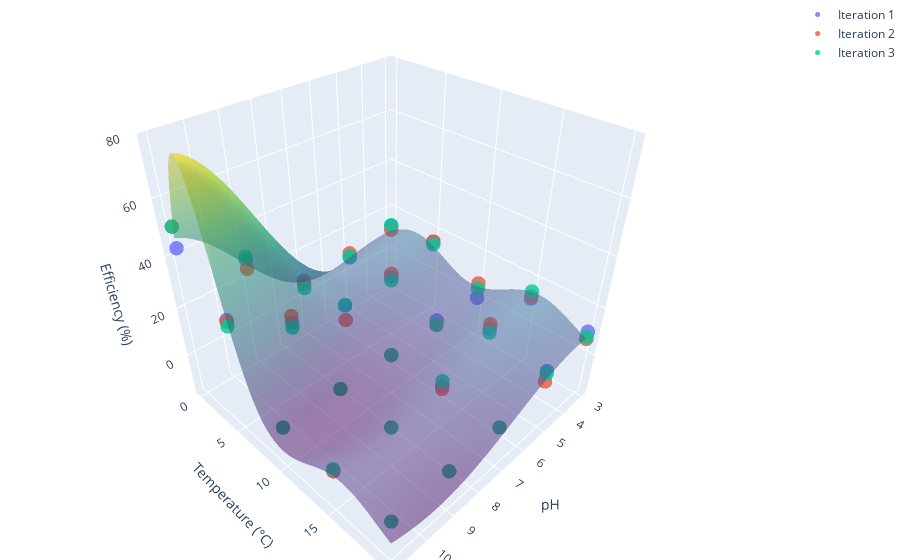

Notebook cell for this chart:
### Code cell
# Create a 3D plot with the points that have been tested
fig = go.Figure()

# Iterate through each iteration and add a separate trace
for iteration in df['iteration'].unique():
    df_iter = df[df['iteration'] == iteration]
    fig.add_trace(go.Scatter3d(
        x=df_iter['pH'],
        y=df_iter['temperature'],
        z=df_iter['efficiency'],
        mode='markers',
        name=f'Iteration {iteration}',
        marker=dict(
            size=5,
            opacity=0.8
        )
    ))
    
    
# plot the real function
fig.add_trace(go.Surface(
    z=efficiency,
    x=pH_mesh,
    y=temperature_mesh,
    colorscale='Viridis',
    opacity=0.5,
    showscale=False
))

fig.update_layout(
    title="3D Plot of Tested Combinations",
    scene=dict(
        xaxis_title="pH",
        yaxis_title="Temperature (°C)",
        zaxis_title="Efficiency (%)"
    ),
    autosize=True,
    margin=dict(l=0, r=0, b=0, t=0),
    showlegend=True
)

fig.show()

### Figure 1 — Plotly figure (JSON) as saved in the notebook; plotly's stock layout.template omitted (floating-point values rounded to 4 significant figures; data arrays with more than 128 entries replaced by an {"elided": "..."} marker saying what was removed)
{"data": [{"marker": {"opacity": 0.8, "size": 5}, "mode": "markers", "name": "Iteration 1", "type": "scatter3d", "x": [3, 3, 3, 3, 3, 5, 5, 5, 5, 5, 7, 7, 7, 7, 7, 9, 9, 9, 9, 9, 11, 11, 11, 11, 11], "y": [0, 5, 10, 15, 20, 0, 5, 10, 15, 20, 0, 5, 10, 15, 20, 0, 5, 10, 15, 20, 0, 5, 10, 15, 20], "z": [12.4, 14.72, 0, 11.85, 10.3, 7.598, 9.586, 2.1, 11.58, 7.842, 7.981, 8.743, 0, 1.318, 0, 28.08, 14.2, 0, 0, 0, 43.03, 28.24, 0, 0, 0]}, {"marker": {"opacity": 0.8, "size": 5}, "mode": "markers", "name": "Iteration 2", "type": "scatter3d", "x": [3, 3, 3, 3, 3, 5, 5, 5, 5, 5, 7, 7, 7, 7, 7, 9, 9, 9, 9, 9, 11, 11, 11, 11, 11], "y": [0, 5, 10, 15, 20, 0, 5, 10, 15, 20, 0, 5, 10, 15, 20, 0, 5, 10, 15, 20, 0, 5, 10, 15, 20], "z": [10.46, 15.01, 6.719, 12.88, 7.235, 9.508, 11.08, 0, 13.53, 3.328, 6.647, 2.281, 0, 0, 0, 24.36, 16.95, 0, 0, 0, 50.69, 27.53, 0, 0, 0]}, {"marker": {"opacity": 0.8, "size": 5}, "mode": "markers", "name": "Iteration 3", "type": "scatter3d", "x": [3, 3, 3, 3, 3, 5, 5, 5, 5, 5, 7, 7, 7, 7, 7, 9, 9, 9, 9, 9, 11, 11, 11, 11, 11], "y": [0, 5, 10, 15, 20, 0, 5, 10, 15, 20, 0, 5, 10, 15, 20, 0, 5, 10, 15, 20, 0, 5, 10, 15, 20], "z": [12.57, 13.6, 4.343, 14.91, 7.893, 8.128, 8.1, 0.06488, 9.97, 6.746, 4.585, 9.031, 0, 3.472, 0, 29.33, 12.12, 0, 0, 0, 50.59, 25.79, 0, 0.8391, 0]}, {"colorscale": [[0, "#440154"], [0.1111, "#482878"], [0.2222, "#3e4989"], [0.3333, "#31688e"], [0.4444, "#26828e"], [0.5556, "#1f9e89"], [0.6667, "#35b779"], [0.7778, "#6ece58"], [0.8889, "#b5de2b"], [1, "#fde725"]], "opacity": 0.5, "showscale": false, "type": "surface", "x": {"elided": "100x100 float values"}, "y": {"elided": "100x100 float values"}, "z": {"elided": "100x100 float values"}}], "layout": {"autosize": true, "margin": {"b": 0, "l": 0, "r": 0, "t": 0}, "scene": {"xaxis": {"title": {"text": "pH"}}, "yaxis": {"title": {"text": "Temperature (°C)"}}, "zaxis": {"title": {"text": "Efficiency (%)"}}}, "showlegend": true, "title": {"text": "3D Plot of Tested Combinations"}}}
